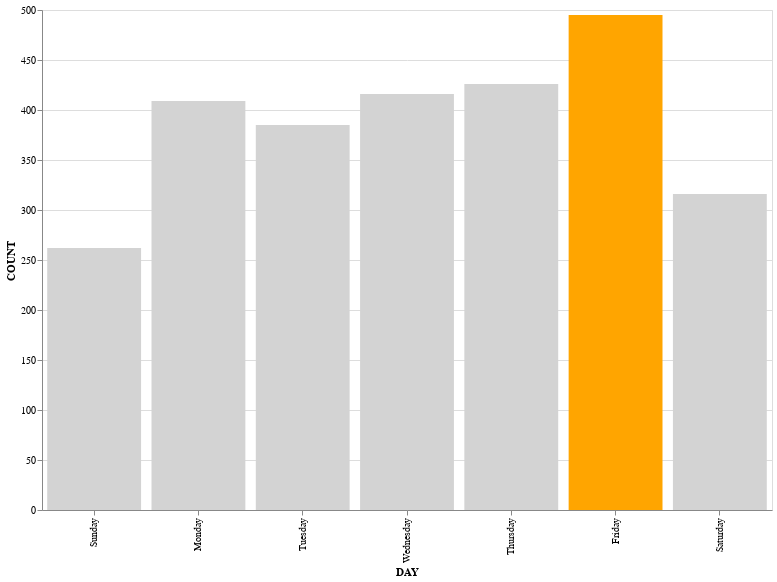

Notebook code cell kept with this figure:
### Markdown cell above
### 4.1 Day of week (6 pts)
Create a vertical bar plot of the number of total noise violations "BURGLARY" on each day of the week, ordered by the days of the week starting with Sunday. And points out the day which have the most violation by highlighting that bar.

### Code cell
### BEGIN SOLUTION.
bul_fin = calls.loc[calls['OFNS_DESC'] == 'BURGLARY']['DAY_OF_WEEK'].value_counts().reset_index()
bul_fin = bul_fin.rename(columns={'index': 'DAY', 'DAY_OF_WEEK': 'COUNT'})
alt.Chart(bul_fin).mark_bar().encode(
    x=alt.X('DAY:O', sort = days), 
    y='COUNT:Q',
    color=alt.condition(alt.datum.DAY == 'Friday', alt.value('orange'), alt.value('lightgray'))).properties(height=500, width=730)
### END SOLUTION

### Figure 1 — Vega-Lite specification as saved in the notebook (floating-point values rounded to 4 significant figures)
{"config": {"view": {"continuousWidth": 400, "continuousHeight": 300}}, "data": {"name": "data-bad16e9c83cd5b57e556831d6c5f043f"}, "mark": "bar", "encoding": {"color": {"condition": {"value": "orange", "test": "(datum.DAY === 'Friday')"}, "value": "lightgray"}, "x": {"type": "ordinal", "field": "DAY", "sort": ["Sunday", "Monday", "Tuesday", "Wednesday", "Thursday", "Friday", "Saturday"]}, "y": {"type": "quantitative", "field": "COUNT"}}, "height": 500, "width": 730, "$schema": "https://vega.github.io/schema/vega-lite/v4.0.2.json", "datasets": {"data-bad16e9c83cd5b57e556831d6c5f043f": [{"DAY": "Friday", "COUNT": 495}, {"DAY": "Thursday", "COUNT": 426}, {"DAY": "Wednesday", "COUNT": 416}, {"DAY": "Monday", "COUNT": 409}, {"DAY": "Tuesday", "COUNT": 385}, {"DAY": "Saturday", "COUNT": 316}, {"DAY": "Sunday", "COUNT": 262}]}}
